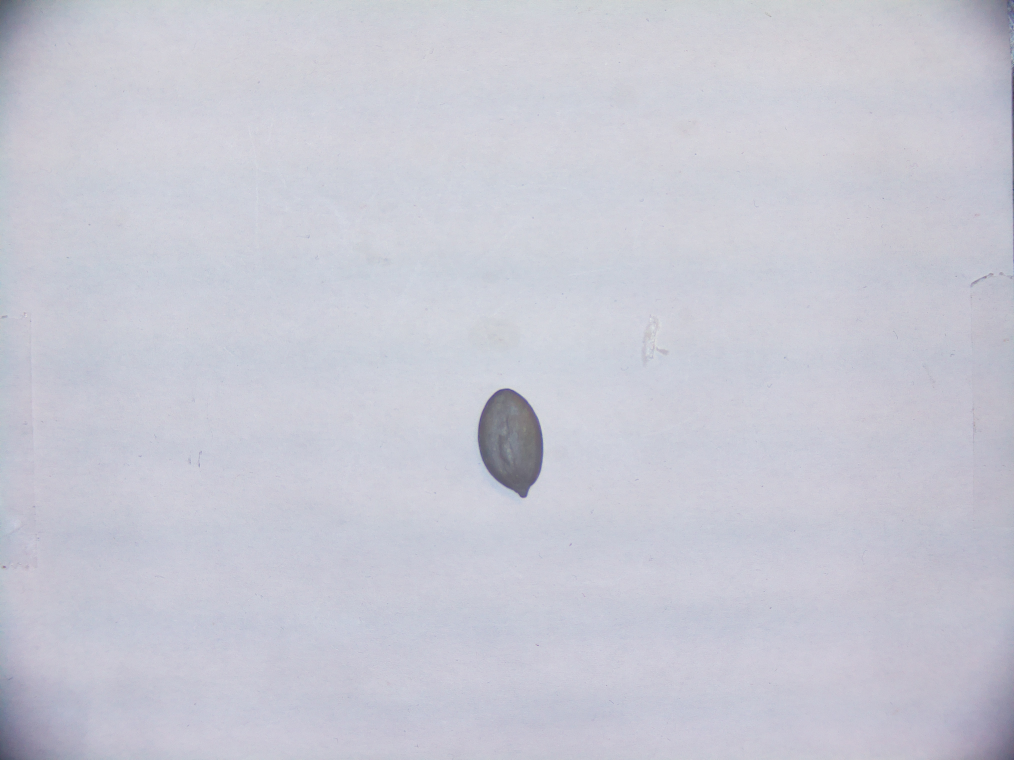
#> input picture image.jpeg, 4056 x 3040 px, given in place of the camera (shown at 1/4 size)
$ python test_ancien.py
#> lines starting #> are read from the running program, lines starting #| are printed output that depends on the picture; after the words box and inside, x2 and y2 are one past the last pixel; in counts of white or black regions, pixels touching at a corner belong together
import cv2
import numpy as np

cap = cv2.VideoCapture(0)


while True:

    _, frame = cap.read()
#> frame is the input picture: shape (3040, 4056, 3); mean B, G, R 211.9, 200.6, 199.8
    hsv = cv2.cvtColor(frame, cv2.COLOR_BGR2HSV)
#> hsv: shape (3040, 4056, 3); mean H, S, V 118.6, 15.4, 211.9


    l_b = np.array([0, 0, 226])
    u_b = np.array([255, 255, 255])
    mask = cv2.inRange(hsv, l_b, u_b)
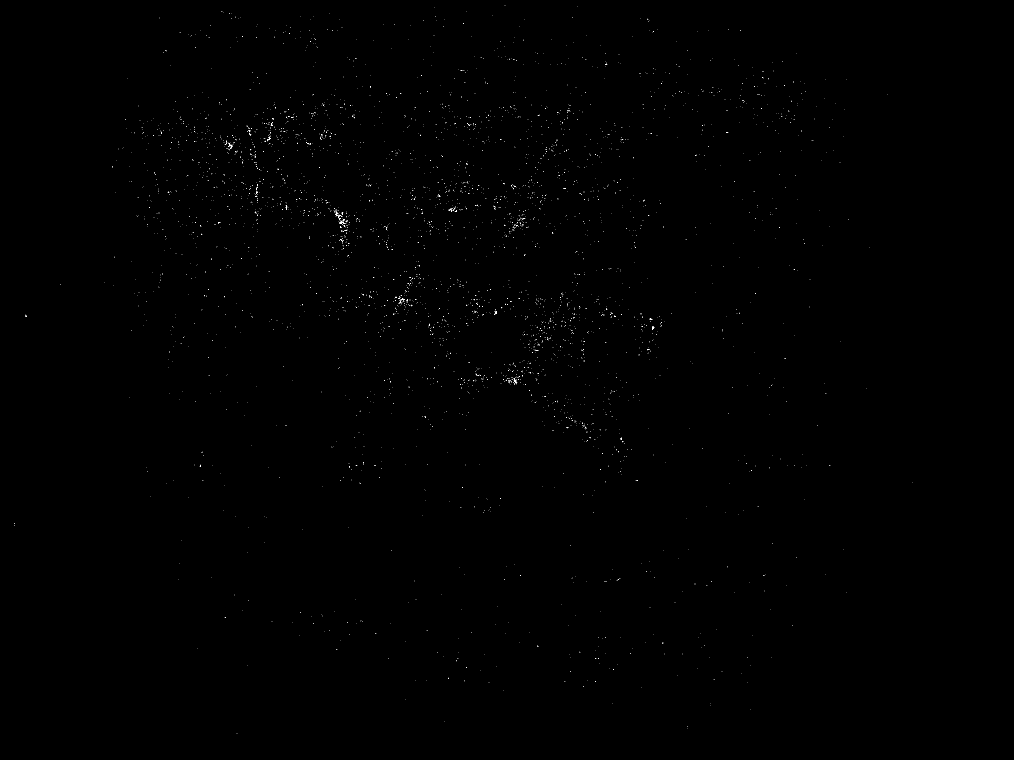
#> mask: shape (3040, 4056) (shown at 1/4 size); 0.07% white in thin lines or dots, all inside (x1, y1, x2, y2) = (58, 22, 3652, 2936)


    # Création du résultat couleur du masque
    res = cv2.bitwise_and(frame, frame, mask=mask)

    #Réalisation des contours de chaque objet détecté
    contours= cv2.findContours(mask,cv2.RETR_TREE, cv2.CHAIN_APPROX_SIMPLE)[0]
#> contours = 3998 contours, all with area under 20
    contours = sorted(contours, key=cv2.contourArea, reverse=True)

    for contour in contours:
        area = cv2.contourArea(contour)
        if area < 4000 and area > 100:
            cv2.drawContours(res,contour, -1, (0, 255, 0),3)
#> this loop made 3998 passes
#> area on passes 1 to 3: 17.5, 17, 16.5

    #Affichage des résultats en temps réelle.
    cv2.imshow("frame", frame)
    #cv2.imshow("mask", mask)
    cv2.imshow("res", res)

    #Q POUR ETEINDRE LE SCRIPT
    if (cv2.waitKey(1) & 0xFF == ord('q')):
#> (key q is pressed here)
        break

cap.release()
cv2.destroyAllWindows()
